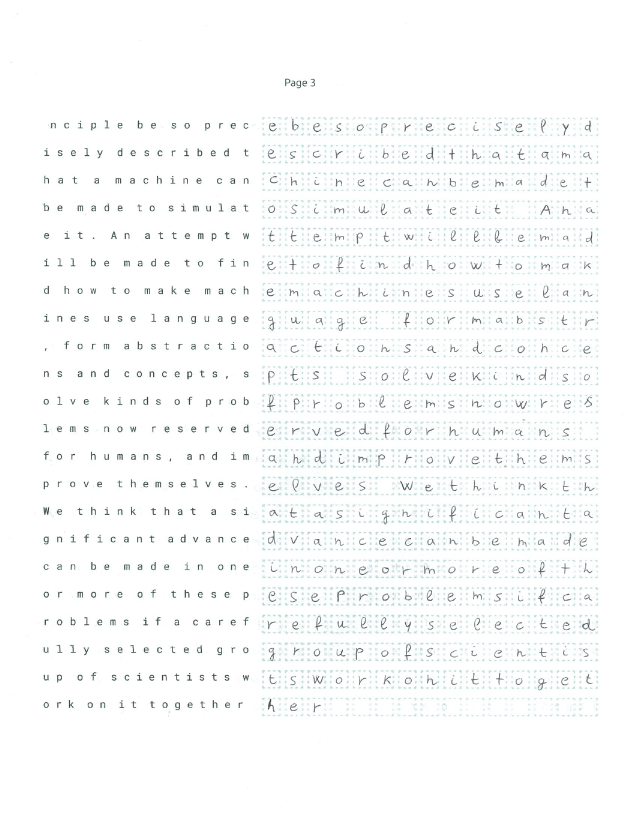
#> input picture image3.jpg, 1275 x 1650 px (shown at 1/2 size)
$ python create_data.py
#> lines starting #> are read from the running program, lines starting #| are printed output that depends on the picture; after the words box and inside, x2 and y2 are one past the last pixel; in counts of white or black regions, pixels touching at a corner belong together
import cv2
import numpy as np
import os


################## LOAD IMAGE ##################

image = 'image3'
original_image = cv2.imread(f'{image}.jpg')
#> original_image is the input picture: shape (1650, 1275, 3); mean B, G, R 250.5, 250.6, 249.3


################## BINARIZE IMAGE ##################

# Convert the image to grayscale
gray_image = cv2.cvtColor(original_image, cv2.COLOR_BGR2GRAY)

# Invert the grayscale image
inverted_gray_image = 255 - gray_image
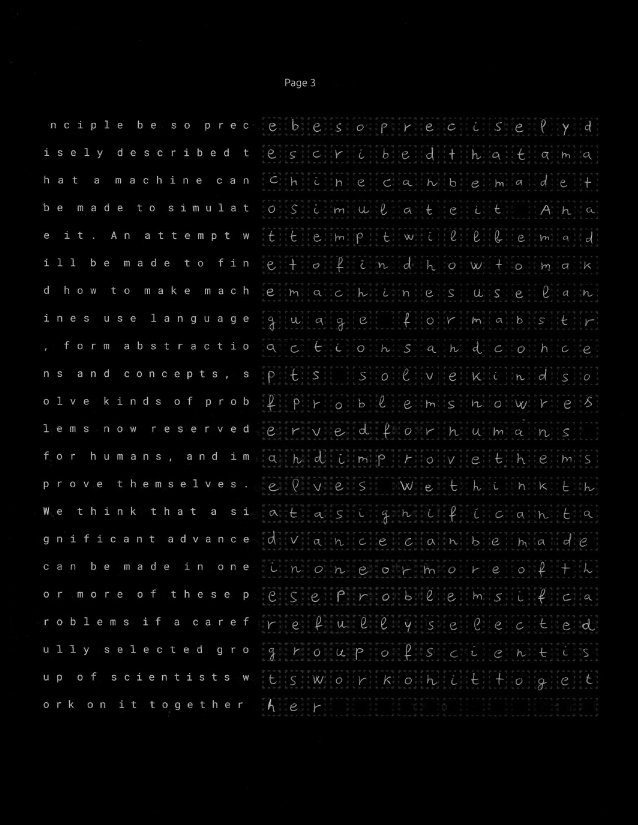
#> inverted_gray_image: shape (1650, 1275) (shown at 1/2 size); min 0, max 236, mean 4.8

# Apply binary thresholding
_, binary_image = cv2.threshold(inverted_gray_image, 12, 255, cv2.THRESH_BINARY)
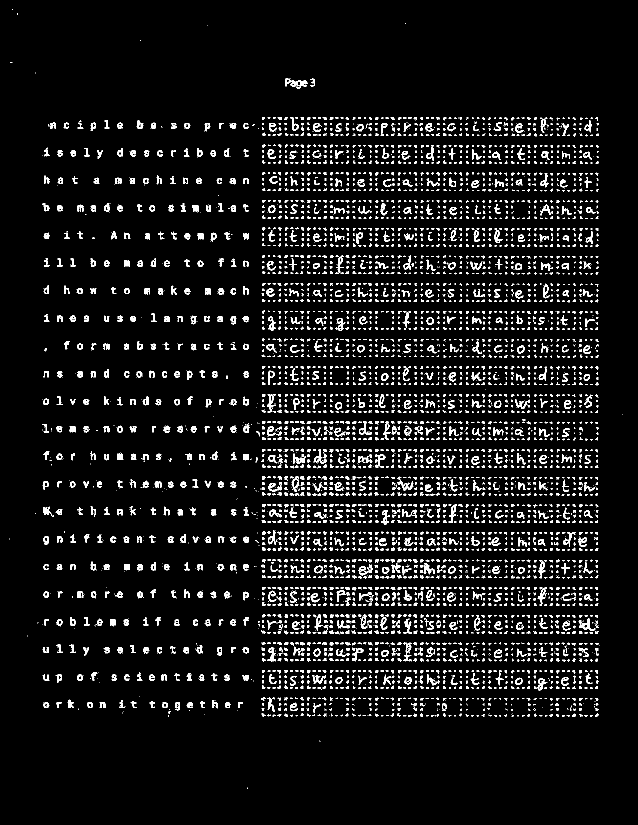
#> binary_image: shape (1650, 1275) (shown at 1/2 size); 6.6% white; 5706 white regions (3577 under 20 px), largest, box (x1, y1, x2, y2) and area: (1157, 1237, 1191, 1262) 271, (627, 898, 653, 928) 258, (534, 788, 551, 825) 247

#cv2.imshow('Binary Image', binary_image)


################## FIND LIMITS ##################

threshold = 60000

# Calculate the row-wise sum of the binary image
row_sum = np.sum(binary_image, axis=1)
#> row_sum = 1650 values, max 103530 at index 1265, min 0 at index 0, mean 21582.3

# Calculate the column-wise sum of the binary image
column_sum = np.sum(binary_image, axis=0)
#> column_sum = 1275 values, max 122910 at index 605, min 0 at index 0, mean 27930

# Identify horizontal lines by finding rows where the row sum exceeds the threshold
horizontal_lines = np.where(row_sum > threshold)[0]
#> horizontal_lines = 239 values from 235 to 1431

# Identify vertical lines by finding columns where the column sum exceeds the threshold
vertical_lines = np.where(column_sum > threshold)[0]
#> vertical_lines = 207 values from 524 to 1195

# Extract the indices of the first and last horizontal lines
first_horizontal_line = horizontal_lines[0]
#> first_horizontal_line = 235
last_horizontal_line = horizontal_lines[-1]
#> last_horizontal_line = 1431

# Extract the indices of the first and last vertical lines
first_vertical_line = vertical_lines[0]
#> first_vertical_line = 524
last_vertical_line = vertical_lines[-1]
#> last_vertical_line = 1195

# Draw Lines
cv2.line(original_image, (0, first_horizontal_line), (original_image.shape[1], first_horizontal_line), (0, 0, 255), 2)
cv2.line(original_image, (0, last_horizontal_line), (original_image.shape[1], last_horizontal_line), (0, 0, 255), 2)
cv2.line(original_image, (first_vertical_line, 0), (first_vertical_line, original_image.shape[0]), (0, 0, 255), 2)
cv2.line(original_image, (last_vertical_line, 0), (last_vertical_line, original_image.shape[0]), (0, 0, 255), 2)
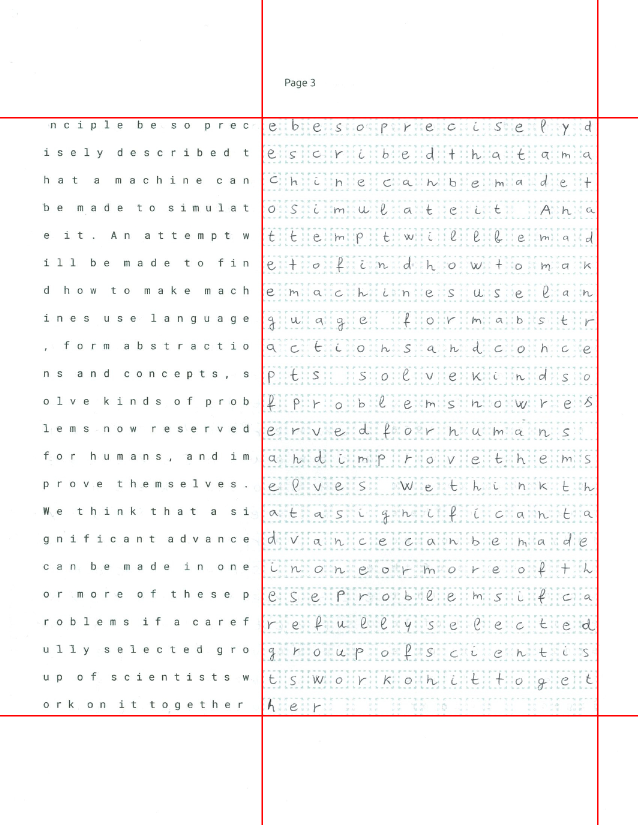
#> original_image: shape (1650, 1275, 3) (shown at 1/2 size); mean B, G, R 248.4, 248.5, 249.4

cv2.imshow('Limits', original_image)


################## CROP IMAGE ##################

# Crop the image within the detected lines
cropped_image = gray_image[first_horizontal_line:last_horizontal_line, first_vertical_line:last_vertical_line]
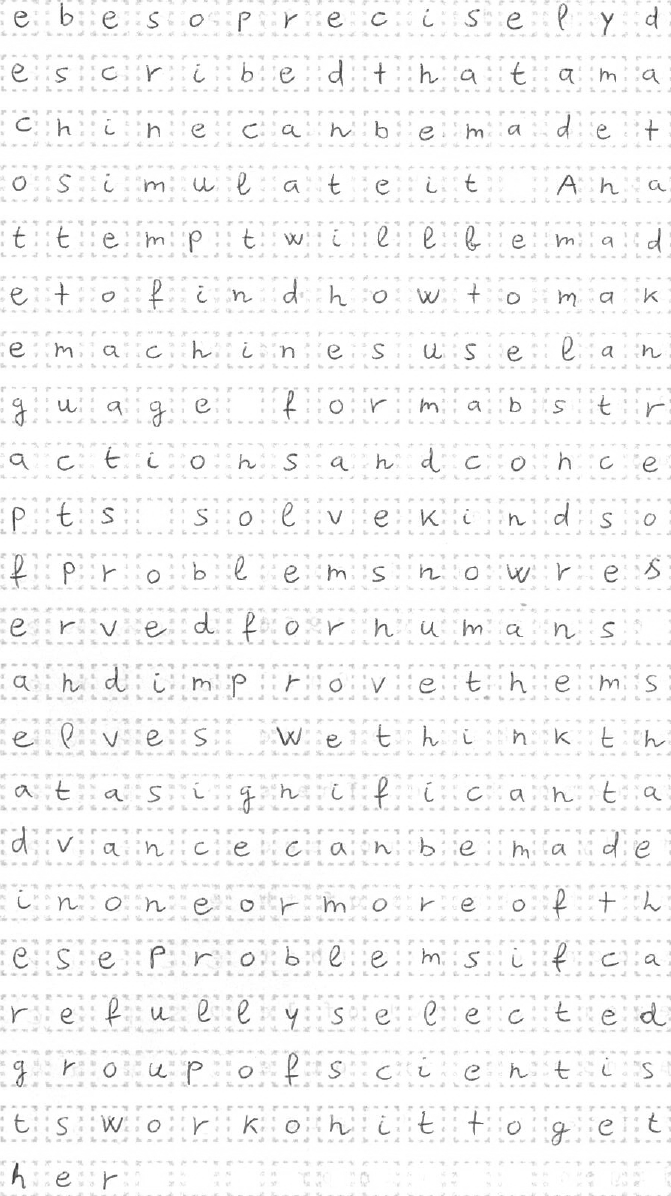
#> cropped_image: shape (1196, 671); min 43, max 255, mean 246.8

#cv2.imshow('Cropped Image', cropped_image)


################## INCREASE CONTRAST ##################

# Values
alpha = 1.1
beta = 0

# Increase contrast
enhanced_image = cv2.addWeighted(cropped_image, alpha, np.zeros(cropped_image.shape, cropped_image.dtype), 0, beta)


################## CREATE CELLS ##################

# Create a folder for output cells
os.makedirs(image, exist_ok=True)

# 36 x 36
cell_size = 36

# Get the height and width of the cropped image
enhanced_image_height, enhanced_image_width = enhanced_image.shape
#> enhanced_image_height = 1196; enhanced_image_width = 671

margin_x = (enhanced_image_width - cell_size * 15) / 14
#> margin_x = 9.36
margin_y = (enhanced_image_height - cell_size * 22) / 21
#> margin_y = 19.24

#print(margin_x)
#print(margin_y)


for i in range(22):

    for j in range(15):

        # Calculate the coordinates of the top-left and bottom-right corners of the cell with margin
        x_start = int(j * (cell_size + margin_x))
        x_end = int(x_start + cell_size)
        y_start = int(i * (cell_size + margin_y))
        y_end = int(y_start + cell_size)

        # Crop the cell from the cropped image
        cell = enhanced_image[y_start:y_end, x_start:x_end]

        # Save the cell
        cv2.imwrite(f'{image}/{i}_{j}.jpg', cell)
#> this loop made 22 passes
#> pass 1, `cv2.imwrite(f'{image}/{i}_{j}.jpg', cell)`:
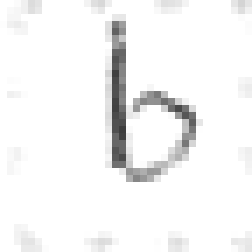
#> saved as 0_1.jpg: shape (36, 36) (shown 7 times larger); min 62, max 255, mean 244.6
#> pass 1, `cv2.imwrite(f'{image}/{i}_{j}.jpg', cell)`:
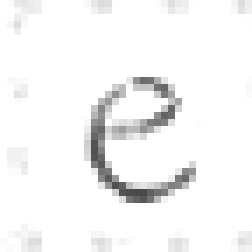
#> saved as 0_2.jpg: shape (36, 36) (shown 7 times larger); min 73, max 255, mean 245
#> pass 1, `cv2.imwrite(f'{image}/{i}_{j}.jpg', cell)`:
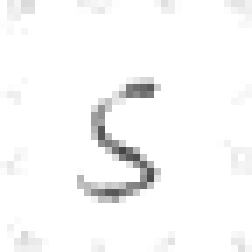
#> saved as 0_3.jpg: shape (36, 36) (shown 7 times larger); min 70, max 255, mean 248.2


cv2.waitKey(0)
cv2.destroyAllWindows()
